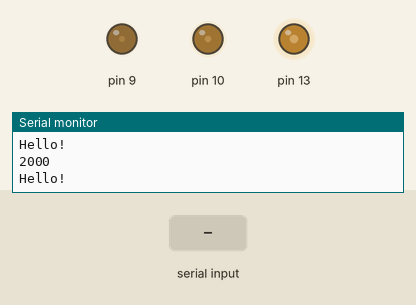
Simulated run of this sketch. Board: Arduino Uno, built with avr-gcc and run on an emulated ATmega328P. Shown: output pins drawn as LEDs (lit = HIGH), the last lines printed to the serial monitor. Dashed ring = blinking. The inputs (shaded band) are chosen by the test bench.

Above: at 1.1 s.
2.1 s: byte 30 received over Serial
At 5.05 s:
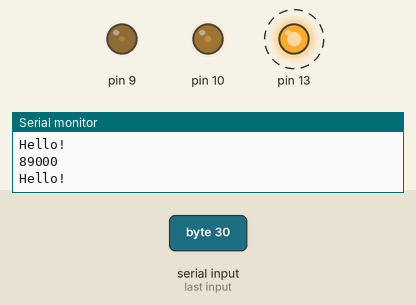
5.1 s: byte 90 received over Serial
At 5.32 s:
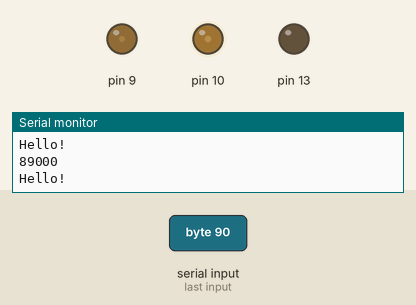
Timing chart, 0 to 14.1 s (numbered marks = the images above; inputs shaded):
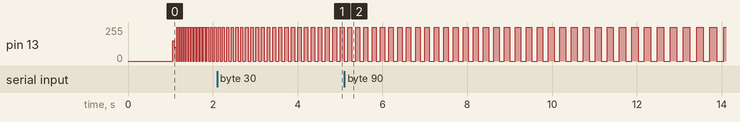

Measured:
- by itself, pin 13: repeats every 0.19 s: 0/255 0.09 s, 255/255 0.09 s

The sketch:

ArduinoStudy.ino
```cpp
#include "TimerOne.h"
typedef unsigned char u8;
unsigned long iPeriod = 1000;
void setup()
{

  // 新建串口
  Serial.begin(115200);

  // 设置13为 output
  pinMode(13, OUTPUT);

  // 初始化定时器 单位us 周期0.1s。 最大 8388.608mS
  Timer1.initialize(1000000);

  // 定时器1 回调函数
  Timer1.attachInterrupt(Timer1_Callback);

  // 10bit占空比 此处改Period会同步改变Timer1 Period
  Timer1.pwm(9, 102, iPeriod);
  Timer1.pwm(10, 204);

}

// Timer1超时中断
void Timer1_Callback()
{
  // 翻转
  digitalWrite(13, digitalRead(13) ^ 1);

  // 动态修改Period
  iPeriod += 1000;
  Timer1.setPeriod(iPeriod);
  if (iPeriod >= 8000000)
  {
    iPeriod = 1000;
  }
}

void loop()
{
  u8  ucData;
  Serial.println(iPeriod);
  Serial.print("Hello!\r\n");
  delay(1000);
   while (Serial.available())
  {


    ucData = Serial.read();
    Serial.println(ucData, HEX);
  }
}

void serialEvent()
{


}
```
